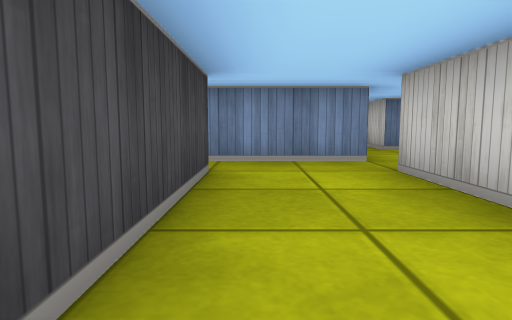
[1] (above)

16 first-person views from a walk through a cub3D level. The camera is about half as high as the walls, tilts 6° down and sees 75° across. The floor is counted in squares. Each view is taken from the middle of a square. On the plan, view 1 faces up. The plan holds only what a view shows up to about 9 squares ahead; the rest is blank.

[2]
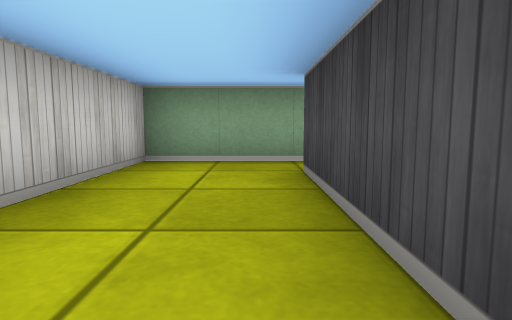

[3]
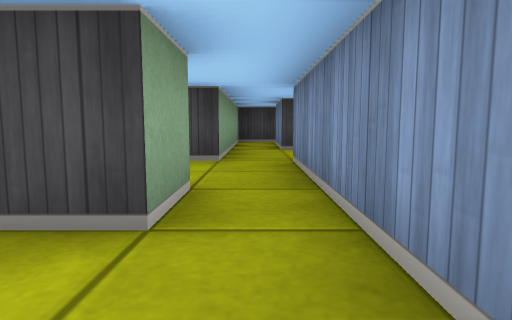

[4]
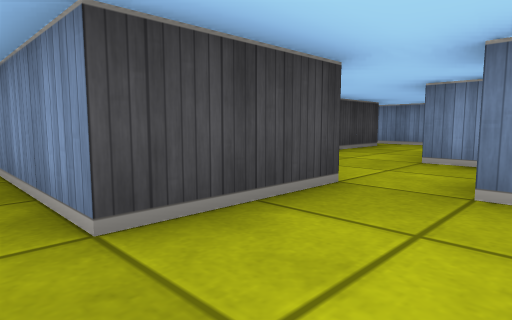

[5]
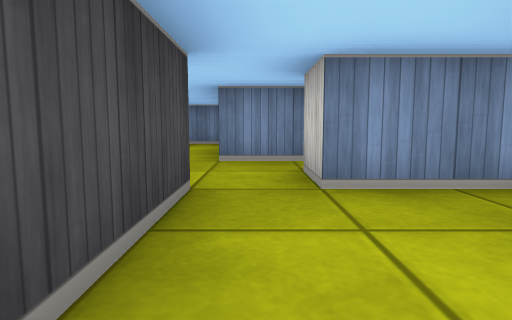

[6]
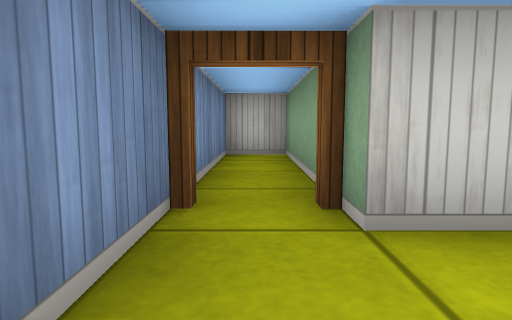

[7]
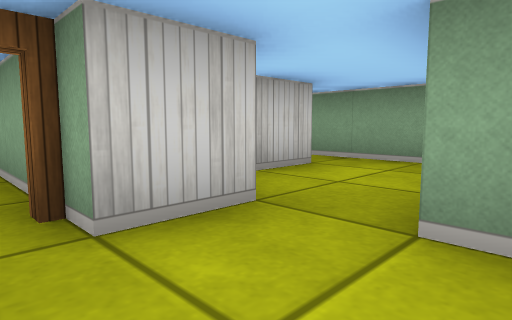

[8]
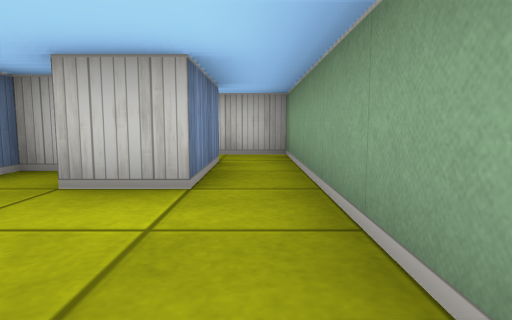

[9]
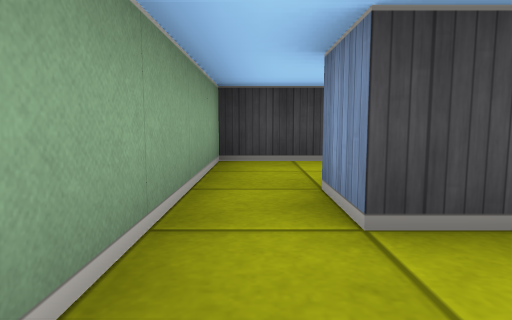

[10]
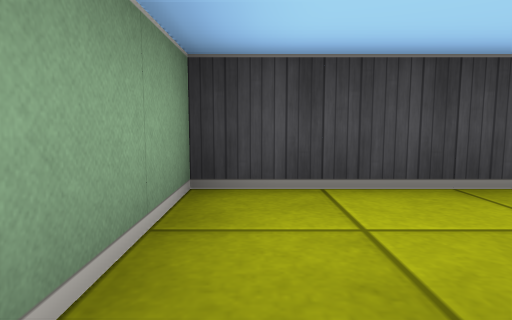

[11]
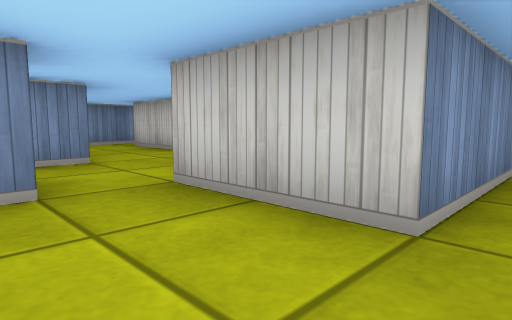

[12]
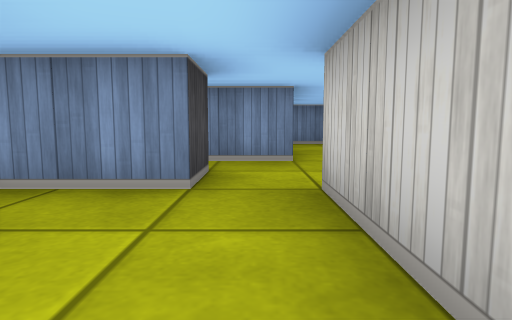

[13]
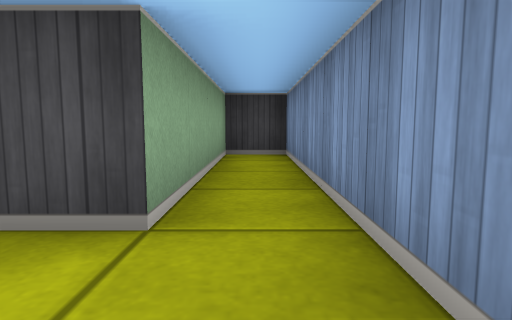

[14]
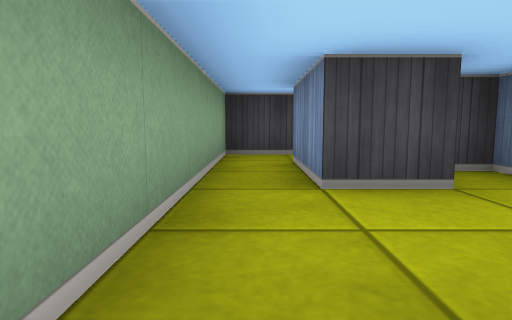

[15]
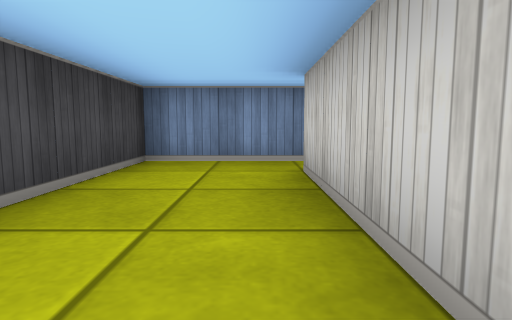

[16]
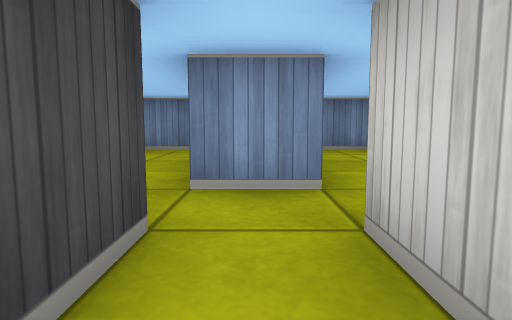

### Floor plan
Points are (right, up) in squares from view 1. A wall is a line through its corners. A room is listed if a view was taken in it or the views show most of it. See-through windows are left out.
Room 1 (views 1, 2, 3, 8, 9, 10)
walls: (-1.5, 3.5) (-0.5, 3.5) (-0.5, 0.5) (-1.5, 0.5); (-1.5, -0.5) (1.5, -0.5) (1.5, 3.5); (1.5, 4.5) (-1.5, 4.5)
ways out: opening at (1, 4) to room 2; opening at (-1, 0) to room 6; opening at (-1, 4) to room 6
Room 2 (views 4, 5)
walls: (3.5, 4.5) (3.5, 5.5); (4.5, 6) (4.5, 6.5) (2.5, 6.5) (2.5, 7.5); (1.5, 3.5) (3.5, 3.5); (1.5, 6.6) (1.5, 4.5)
ways out: opening at (1, 4) to room 1; opening at (2, 7) to room 3; opening at (4.5, 4) to room 8
Room 3 (views 6, 7)
walls: (-0.4, 8.5) (-1.5, 8.5); (-0.5, 11.6) (-0.5, 9.8); (1.2, 12.5) (-1.5, 12.5); (3, 8.5) (1.5, 8.5)
ways out: opening at (2, 7) to room 2; opening at (-1, 8) to room 5; opening at (-1, 12) to room 5; opening at (-1, 7) to room 7; open door at (3, 8) to room 10
Room 4 (views 11, 12)
walls: (-5.5, 5.6) (-5.5, 4.5); (-5.5, 3.5) (-3.5, 3.5); (-3.5, 4.5) (-3.5, 6.5); (-4.5, 7.5) (-4.5, 6.5) (-6.5, 6.5) (-6.5, 6)
ways out: opening at (-4, 7) to room 5; opening at (-3, 4) to room 6; opening at (-6.5, 4) to room 9
Room 5 (views 13, 15)
walls: (-3.4, 8.5) (-8.5, 8.5) (-8.5, 7.5) (-4.5, 7.5); (-1.5, 8.5) (-1.5, 11.5); (-1.5, 12.5) (-3.5, 12.5) (-3.5, 9.9)
ways out: opening at (-1, 8) to room 3; opening at (-1, 12) to room 3; opening at (-4, 7) to room 4
Room 6 (view 14)
walls: (-3.5, 3.5) (-3.5, -0.5) (-1.5, -0.5); (-1.5, 4.5) (-3.5, 4.5)
ways out: opening at (-1, 0) to room 1; opening at (-1, 4) to room 1; opening at (-3, 4) to room 4
Room 7 (view 16)
walls: (-0.5, 6.5) (-0.5, 7.5); (-1.5, 7.5) (-1.5, 6.5)
ways out: opening at (-1, 7) to room 3
Room 8 (no view inside)
walls: (5.5, 4.5) (3.5, 4.5); (3.5, 3.5) (6.5, 3.5) (6.5, 4.6)
ways out: opening at (4.5, 4) to room 2
Room 9 (no view inside)
walls: (-5.5, 4.5) (-7.5, 4.5); (-8.5, 4.6) (-8.5, 3.5) (-5.5, 3.5)
ways out: opening at (-6.5, 4) to room 4
Room 10 (no view inside)
walls: (2.5, 7.5) (6.5, 7.5) (6.5, 8.5) (3, 8.5)
ways out: open door at (3, 8) to room 3

Where each view was taken, in squares from view 1:
view 1: 0 up, 0 right, facing up
view 2: 4 up, 0 right, facing down
view 3: 4 up, 1 right, facing left
view 4: 4 up, 3 right, facing up-left
view 5: 4 up, 2 right, facing up
view 6: 8 up, 1 right, facing right
view 7: 8 up, 1 right, facing down-right
view 8: 4 up, 1 right, facing right
view 9: 0 up, 1 right, facing left
view 10: 0 up, 1 left, facing left
view 11: 4 up, 5 left, facing up-right
view 12: 4 up, 4 left, facing up
view 13: 8 up, 3 left, facing left
view 14: 4 up, 3 left, facing left
view 15: 8 up, 2 left, facing up
view 16: 6 up, 1 left, facing up
